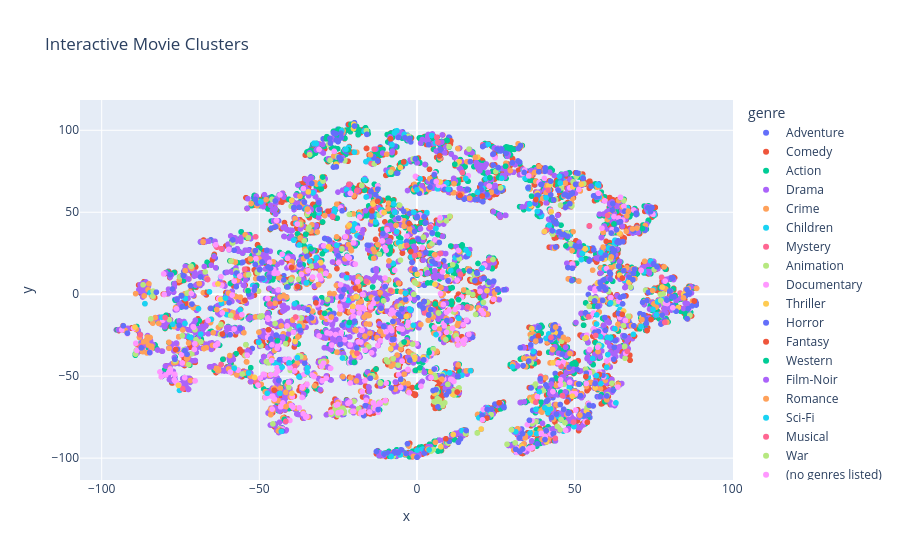

Notebook code for this chart:
### Code cell
# Make sure movies_df and embeddings_2d have the same number of rows
# (This assumes movies_df is the same one used to generate movie_embeddings)

tsne_df = pd.DataFrame({
    'x': embeddings_2d[:, 0],
    'y': embeddings_2d[:, 1],
    'genre': movies['genres'].str.split('|').str[0],
    'title': movies['title'].values  # <--- Add this line!
})

# Now run the plotly code again
import plotly.express as px

fig = px.scatter(
    tsne_df, 
    x='x', 
    y='y', 
    color='genre', 
    hover_data=['title'],
    title="Interactive Movie Clusters"
)
fig.show()

### Figure 1 — Plotly figure (JSON) as saved in the notebook; plotly's stock layout.template omitted (floating-point values rounded to 4 significant figures; data arrays with more than 128 entries replaced by an {"elided": "..."} marker saying what was removed)
{"data": [{"customdata": {"elided": "653x1 str values"}, "hovertemplate": "genre=Adventure<br>x=%{x}<br>y=%{y}<br>title=%{customdata[0]}<extra></extra>", "legendgroup": "Adventure", "marker": {"color": "#636efa", "symbol": "circle"}, "mode": "markers", "name": "Adventure", "showlegend": true, "type": "scattergl", "x": {"elided": "653 float values"}, "xaxis": "x", "y": {"elided": "653 float values"}, "yaxis": "y"}, {"customdata": {"elided": "2779x1 str values"}, "hovertemplate": "genre=Comedy<br>x=%{x}<br>y=%{y}<br>title=%{customdata[0]}<extra></extra>", "legendgroup": "Comedy", "marker": {"color": "#EF553B", "symbol": "circle"}, "mode": "markers", "name": "Comedy", "showlegend": true, "type": "scattergl", "x": {"elided": "2779 float values"}, "xaxis": "x", "y": {"elided": "2779 float values"}, "yaxis": "y"}, {"customdata": {"elided": "1828x1 str values"}, "hovertemplate": "genre=Action<br>x=%{x}<br>y=%{y}<br>title=%{customdata[0]}<extra></extra>", "legendgroup": "Action", "marker": {"color": "#00cc96", "symbol": "circle"}, "mode": "markers", "name": "Action", "showlegend": true, "type": "scattergl", "x": {"elided": "1828 float values"}, "xaxis": "x", "y": {"elided": "1828 float values"}, "yaxis": "y"}, {"customdata": {"elided": "2226x1 str values"}, "hovertemplate": "genre=Drama<br>x=%{x}<br>y=%{y}<br>title=%{customdata[0]}<extra></extra>", "legendgroup": "Drama", "marker": {"color": "#ab63fa", "symbol": "circle"}, "mode": "markers", "name": "Drama", "showlegend": true, "type": "scattergl", "x": {"elided": "2226 float values"}, "xaxis": "x", "y": {"elided": "2226 float values"}, "yaxis": "y"}, {"customdata": {"elided": "537x1 str values"}, "hovertemplate": "genre=Crime<br>x=%{x}<br>y=%{y}<br>title=%{customdata[0]}<extra></extra>", "legendgroup": "Crime", "marker": {"color": "#FFA15A", "symbol": "circle"}, "mode": "markers", "name": "Crime", "showlegend": true, "type": "scattergl", "x": {"elided": "537 float values"}, "xaxis": "x", "y": {"elided": "537 float values"}, "yaxis": "y"}, {"customdata": {"elided": "197x1 str values"}, "hovertemplate": "genre=Children<br>x=%{x}<br>y=%{y}<br>title=%{customdata[0]}<extra></extra>", "legendgroup": "Children", "marker": {"color": "#19d3f3", "symbol": "circle"}, "mode": "markers", "name": "Children", "showlegend": true, "type": "scattergl", "x": {"elided": "197 float values"}, "xaxis": "x", "y": {"elided": "197 float values"}, "yaxis": "y"}, {"customdata": [["Twelve Monkeys (a.k.a. 12 Monkeys) (1995)"], ["Seven (a.k.a. Se7en) (1995)"], ["Unforgettable (1996)"], ["Just Cause (1995)"], ["Underneath (1995)"], ["True Crime (1996)"], ["Rear Window (1954)"], ["Spellbound (1945)"], ["Absolute Power (1997)"], ["Stage Fright (1950)"], ["Saboteur (1942)"], ["Mortal Thoughts (1991)"], ["Stepford Wives, The (1975)"], ["Dead Again (1991)"], ["Pacific Heights (1990)"], ["Eyes of Laura Mars (1978)"], ["Jennifer 8 (1992)"], ["Memento (2000)"], ["Obsession (1976)"], ["Masquerade (1988)"], ["Cat o' Nine Tails, The (Gatto a nove code, Il) (1971)"], ["Vanishing, The (1993)"], ["Dressed to Kill (1980)"], ["Vanilla Sky (2001)"], ["Seconds (1966)"], ["Blow Out (1981)"], ["Truth About Charlie, The (2002)"], ["Andromeda Strain, The (1971)"], ["Shattered (1991)"], ["Secret Window (2004)"], ["Body Double (1984)"], ["Maltese Falcon, The (a.k.a. Dangerous Female) (1931)"], ["Fear X (2003)"], ["Sherlock Holmes: The Woman in Green (1945)"], ["Old Boy (2003)"], ["Bunny Lake Is Missing (1965)"], ["District 9 (2009)"], ["Buried (2010)"], ["Exam (2009)"], ["Super 8 (2011)"], ["Raven, The (2012)"], ["Enemy (2013)"], ["The Boy Next Door (2015)"], ["Narcopolis (2014)"], ["Death Note Rewrite: Genshisuru Kami (2007)"], ["Project X (1968)"], ["The Wailing (2016)"], ["Inferno (2016)"]], "hovertemplate": "genre=Mystery<br>x=%{x}<br>y=%{y}<br>title=%{customdata[0]}<extra></extra>", "legendgroup": "Mystery", "marker": {"color": "#FF6692", "symbol": "circle"}, "mode": "markers", "name": "Mystery", "showlegend": true, "type": "scattergl", "x": [-62.13, -38.81, -7.565, 22.8, 20.87, -57.1, -50.99, -74.33, 7.376, -66.37, 6.846, 41.0, -63.49, -14.81, -19.04, 22.4, 80.35, -50.23, 54.68, 49.64, 39.22, 77.58, 83.44, -51.17, -13.58, 18.32, 66.79, -21.56, 28.6, 13.77, 13.4, -87.76, -1.55, -54.67, -87.58, -59.6, -61.8, -13.67, -9.577, -46.59, 6.253, -26.78, 35.63, 14.41, 2.444, -1.589, 45.38, -14.52], "xaxis": "x", "y": [-42.88, -44.16, -96.47, 20.75, 91.24, -13.78, -53.62, -57.6, 24.85, 8.949, 31.66, 39.07, 28.85, -9.741, 63.17, -74.51, -0.08367, -55.55, 41.67, -78.01, -50.13, 10.34, 0.7315, 35.03, 88.51, 9.188, 50.77, 67.04, 77.97, 12.2, 61.14, -24.79, 19.48, 15.24, -31.92, -5.14, 5.918, 52.77, 40.04, -5.86, 95.68, 47.51, 72.17, 74.17, -11.41, 15.75, -27.23, 79.72], "yaxis": "y"}, {"customdata": {"elided": "298x1 str values"}, "hovertemplate": "genre=Animation<br>x=%{x}<br>y=%{y}<br>title=%{customdata[0]}<extra></extra>", "legendgroup": "Animation", "marker": {"color": "#B6E880", "symbol": "circle"}, "mode": "markers", "name": "Animation", "showlegend": true, "type": "scattergl", "x": {"elided": "298 float values"}, "xaxis": "x", "y": {"elided": "298 float values"}, "yaxis": "y"}, {"customdata": {"elided": "386x1 str values"}, "hovertemplate": "genre=Documentary<br>x=%{x}<br>y=%{y}<br>title=%{customdata[0]}<extra></extra>", "legendgroup": "Documentary", "marker": {"color": "#FF97FF", "symbol": "circle"}, "mode": "markers", "name": "Documentary", "showlegend": true, "type": "scattergl", "x": {"elided": "386 float values"}, "xaxis": "x", "y": {"elided": "386 float values"}, "yaxis": "y"}, {"customdata": [["Jade (1995)"], ["Safe (1995)"], ["Hideaway (1995)"], ["Red Rock West (1992)"], ["Blink (1994)"], ["Fugitive, The (1993)"], ["Malice (1993)"], ["Sliver (1993)"], ["Fear (1996)"], ["Shadow Conspiracy (1997)"], ["Sleepers (1996)"], ["Cape Fear (1991)"], ["Stranger in the House (1997)"], ["Hush (1998)"], ["Perfect Murder, A (1998)"], ["Dead Zone, The (1983)"], ["Frenzy (1972)"], ["Topaz (1969)"], ["Torn Curtain (1966)"], ["I Confess (1953)"], ["Sabotage (1936)"], ["Secret Agent (1936)"], ["Strangeland (1998)"], ["Arlington Road (1999)"], ["I Saw What You Did (1965)"], ["Ipcress File, The (1965)"], ["Bone Collector, The (1999)"], ["Coma (1978)"], ["Felicia's Journey (1999)"], ["Dead Calm (1989)"], ["Odessa File, The (1974)"], ["Eye of the Beholder (1999)"], ["Skulls, The (2000)"], ["Seven Days in May (1964)"], ["In Crowd, The (2000)"], ["Crush, The (1993)"], ["Bless the Child (2000)"], ["Gift, The (2000)"], ["Best Seller (1987)"], ["Cop (1988)"], ["Fourth Protocol, The (1987)"], ["15 Minutes (2001)"], ["Glass House, The (2001)"], ["Don't Say a Word (2001)"], ["Domestic Disturbance (2001)"], ["Panic Room (2002)"], ["High Crimes (2002)"], ["Swimfan (2002)"], ["Eyewitness (Janitor, The) (1981)"], ["Intact (Intacto) (2001)"], ["Tightrope (1984)"], ["Eye, The (Gin gwai) (Jian gui) (2002)"], ["Twisted (2004)"], ["Spartan (2004)"], ["Parallax View, The (1974)"], ["Manchurian Candidate, The (2004)"], ["Stay (2005)"], ["Across the Hall (2009)"], ["Best Offer, The (Migliore offerta, La) (2013)"], ["Bad Karma (2012)"], ["Blue Ruin (2013)"], ["A Most Wanted Man (2014)"], ["Felony (2013)"], ["Guest, The (2014)"], ["Who Am I (Kein System Ist Sicher) (2014)"], ["The Loft (2014)"], ["Kill Me Three Times (2014)"], ["Return to Sender (2015)"], ["Careful What You Wish For (2015)"], ["Colonia (2016)"], ["Spotlight (2015)"], ["Mojave (2015)"], ["Standoff (2016)"], ["10 Cloverfield Lane (2016)"], ["Hush (2016)"], ["The Maid's Room (2014)"], ["Don't Breathe (2016)"], ["Elle (2016)"], ["The Girl on the Train (2016)"], ["The Thinning (2016)"], ["Miss Sloane (2016)"], ["American Fable (2017)"], ["Tiger Raid (2016)"], ["Atomic Blonde (2017)"]], "hovertemplate": "genre=Thriller<br>x=%{x}<br>y=%{y}<br>title=%{customdata[0]}<extra></extra>", "legendgroup": "Thriller", "marker": {"color": "#FECB52", "symbol": "circle"}, "mode": "markers", "name": "Thriller", "showlegend": true, "type": "scattergl", "x": [-10.46, 35.28, 43.83, -39.73, 53.31, -42.63, 7.572, -25.62, -22.51, 53.65, -0.717, -19.31, -75.65, 11.49, 5.703, -20.37, 61.97, 64.11, 53.8, -3.379, 0.05193, 65.52, 36.83, -30.18, 57.2, -38.68, -5.282, -0.7446, -89.46, 45.79, -28.06, 38.16, -20.14, -34.46, 56.88, 67.22, -51.49, -13.95, -63.12, 43.47, 7.335, -20.04, 49.41, 41.78, 36.2, -3.328, 64.27, -21.5, -19.81, -39.67, 52.13, -11.45, -3.88, 22.19, 37.83, 42.57, -62.26, 82.88, -8.327, 19.73, 4.389, 33.17, 56.47, -34.22, 36.44, 13.35, 59.46, 41.09, 19.28, 49.27, -4.897, 58.78, 40.4, 11.24, 2.015, 1.196, 77.77, -30.5, 5.49, 20.35, 7.344, 43.1, 71.36, 84.58], "xaxis": "x", "y": [49.84, -39.57, -23.48, 57.31, 27.72, -25.75, -93.04, 79.38, 88.44, -26.59, -38.42, -1.527, -55.63, -85.58, 6.102, -7.403, 22.89, 37.25, -71.93, -13.56, 12.22, -10.24, -65.11, 71.5, 6.666, -28.86, 77.38, -39.59, -20.05, 37.64, 28.93, 61.67, 101.0, 62.43, 59.62, 7.371, -50.77, 55.01, 6.288, -24.08, 68.46, 103.7, 65.55, 66.29, 53.94, 50.95, 11.66, 42.16, -37.36, -60.41, 67.02, -9.714, 29.75, 2.165, -61.97, 50.33, -3.175, -8.128, -33.36, 58.77, -47.26, -92.78, -57.02, -8.275, -21.03, 80.85, 21.46, -90.13, 83.61, -62.25, -52.64, -49.07, 38.22, -61.07, -38.41, 62.96, 4.357, 19.25, -60.58, -82.24, -52.37, -41.84, -14.07, 0.02944], "yaxis": "y"}, {"customdata": {"elided": "468x1 str values"}, "hovertemplate": "genre=Horror<br>x=%{x}<br>y=%{y}<br>title=%{customdata[0]}<extra></extra>", "legendgroup": "Horror", "marker": {"color": "#636efa", "symbol": "circle"}, "mode": "markers", "name": "Horror", "showlegend": true, "type": "scattergl", "x": {"elided": "468 float values"}, "xaxis": "x", "y": {"elided": "468 float values"}, "yaxis": "y"}, {"customdata": [["Prophecy, The (1995)"], ["Candyman: Farewell to the Flesh (1995)"], ["Brazil (1985)"], ["Dracula (Bram Stoker's Dracula) (1992)"], ["Tales from the Darkside: The Movie (1990)"], ["Sleepy Hollow (1999)"], ["Ninth Gate, The (1999)"], ["Evil Dead, The (1981)"], ["Made in Heaven (1987)"], ["Last Wave, The (1977)"], ["Queen of the Damned (2002)"], ["Company of Wolves, The (1984)"], ["Videodrome (1983)"], ["Paperhouse (1988)"], ["Children of Dune (2003)"], ["Nightbreed (1990)"], ["Brigadoon (1954)"], ["Andalusian Dog, An (Chien andalou, Un) (1929)"], ["Topo, El (1970)"], ["Twilight Zone: The Movie (1983)"], ["Prince of Darkness (1987)"], ["Purgatory (1999)"], ["Ginger Snaps Back: The Beginning (2004)"], ["Survive Style 5+ (2004)"], ["7 Faces of Dr. Lao (1964)"], ["Silent Hill (2006)"], ["Night Listener, The (2006)"], ["Meshes of the Afternoon (1943)"], ["Troll 2 (1990)"], ["Snow White (1916)"], ["Nightmare on Elm Street, A (2010)"], ["Twilight Saga: Eclipse, The (2010)"], ["Heartless (2009)"], ["Red Riding Hood (2011)"], ["Troll Hunter, The (Trolljegeren) (2010)"], ["Insidious (2010)"], ["Insidious: Chapter 3 (2015)"], ["Fantastic Beasts and Where to Find Them (2016)"], ["Solace (2015)"], ["Miss Peregrine's Home for Peculiar Children (2016)"], ["Beauty and the Beast (2017)"], ["The Dark Tower (2017)"]], "hovertemplate": "genre=Fantasy<br>x=%{x}<br>y=%{y}<br>title=%{customdata[0]}<extra></extra>", "legendgroup": "Fantasy", "marker": {"color": "#EF553B", "symbol": "circle"}, "mode": "markers", "name": "Fantasy", "showlegend": true, "type": "scattergl", "x": [7.07, 22.16, -76.55, -19.51, 12.73, -54.56, -4.226, -56.28, 47.52, 65.1, 3.233, 20.71, -66.53, -39.78, 26.11, 13.67, -32.05, -43.27, -20.82, -12.48, -61.74, 72.96, 53.54, -47.09, -45.29, -14.31, 65.12, 68.99, -8.396, -28.13, 74.24, 9.125, 54.03, 37.71, -2.459, 38.49, 87.97, -37.86, 7.204, -0.6264, -1.968, 57.82], "xaxis": "x", "y": [-53.67, -75.63, -33.72, 3.707, -59.66, -3.731, 80.69, 10.82, -65.71, -12.27, -94.51, 59.88, 1.064, 16.35, -66.21, 60.28, -5.29, -83.11, 86.5, 56.66, -24.27, -22.19, -50.26, -21.65, -58.55, 50.88, 9.831, -25.54, 94.83, 50.62, -15.41, -88.2, -78.15, 57.74, 43.08, -25.32, -4.16, 4.593, 84.42, 23.54, 26.0, -48.97], "yaxis": "y"}, {"customdata": [["Wild Bill (1995)"], ["Wyatt Earp (1994)"], ["Bad Girls (1994)"], ["Pale Rider (1985)"], ["Alvarez Kelly (1966)"], ["High Plains Drifter (1973)"], ["Little Big Man (1970)"], ["Jeremiah Johnson (1972)"], ["Mackenna's Gold (1969)"], ["Rio Bravo (1959)"], ["One-Eyed Jacks (1961)"], ["Hombre (1967)"], ["She Wore a Yellow Ribbon (1949)"], ["Tom Horn (1980)"], ["Nevada Smith (1966)"], ["Winchester '73 (1950)"], ["Open Range (2003)"], ["Pat Garrett and Billy the Kid (1973)"], ["Appaloosa (2008)"], ["Winds of the Wasteland (1936)"], ["True Grit (2010)"], ["The Hateful Eight (2015)"], ["The Dark Valley (2014)"]], "hovertemplate": "genre=Western<br>x=%{x}<br>y=%{y}<br>title=%{customdata[0]}<extra></extra>", "legendgroup": "Western", "marker": {"color": "#00cc96", "symbol": "circle"}, "mode": "markers", "name": "Western", "showlegend": true, "type": "scattergl", "x": [-29.91, -21.83, 49.24, 3.381, 28.08, -19.82, -42.06, 3.839, 47.23, -4.082, 23.11, 71.5, 62.47, 13.18, -0.5185, -21.45, -53.57, -33.6, 45.64, -29.28, 0.9055, -44.26, 11.99], "xaxis": "x", "y": [71.49, 88.06, -42.5, 6.852, 78.08, -41.48, -76.34, -35.58, 29.44, -29.15, 71.13, 40.09, 42.87, -3.354, -46.49, -17.23, 2.127, 27.69, -59.69, -11.69, -44.91, -28.43, 79.28], "yaxis": "y"}, {"customdata": [["Suture (1993)"], ["Maltese Falcon, The (1941)"], ["Notorious (1946)"], ["Third Man, The (1949)"], ["Out of the Past (1947)"], ["Suspicion (1941)"], ["Angel Heart (1987)"], ["Kiss Me Deadly (1955)"], ["D.O.A. (1988)"], ["Pickup on South Street (1953)"], ["Undercurrent (1946)"], ["13 Tzameti (2005)"]], "hovertemplate": "genre=Film-Noir<br>x=%{x}<br>y=%{y}<br>title=%{customdata[0]}<extra></extra>", "legendgroup": "Film-Noir", "marker": {"color": "#ab63fa", "symbol": "circle"}, "mode": "markers", "name": "Film-Noir", "showlegend": true, "type": "scattergl", "x": [42.58, -79.77, -15.33, -65.28, -76.34, -42.53, 3.365, -24.53, 5.81, -20.18, -31.88, 47.02], "xaxis": "x", "y": [-54.81, -43.79, -56.59, -44.34, -29.82, -26.01, 13.06, -27.45, 40.11, 18.39, 17.57, -59.58], "yaxis": "y"}, {"customdata": [["Jack and Sarah (1995)"], ["Farewell to Arms, A (1932)"], ["Hustler White (1996)"], ["In Love and War (1996)"], ["Kama Sutra: A Tale of Love (1996)"], ["Love Jones (1997)"], ["Love and Other Catastrophes (1996)"], ["Temptress Moon (Feng Yue) (1996)"], ["Fall (1997)"], ["Life Less Ordinary, A (1997)"], ["Meet Joe Black (1998)"], ["Message in a Bottle (1999)"], ["Autumn Tale, An (Conte d'automne) (1998)"], ["Against All Odds (1984)"], ["Big Country, The (1958)"], ["House of Mirth, The (2000)"], ["Claim, The (2000)"], ["Cherry 2000 (1987)"], ["Angel Eyes (2001)"], ["Happy Accidents (2000)"], ["Enigma (2001)"], ["Brown Sugar (2002)"], ["Rio Grande (1950)"], ["He Loves Me... He Loves Me Not (À la folie... pas du tout) (2002)"], ["Open Hearts (Elsker dig for evigt) (2002)"], ["And Now... Ladies and Gentlemen... (2002)"], ["Dirty Dancing: Havana Nights (2004)"], ["Jetée, La (1962)"], ["Code 46 (2003)"], ["Raise Your Voice (2004)"], ["Emma (1996)"], ["Paris, I Love You (Paris, je t'aime) (2006)"], ["Adjustment Bureau, The (2011)"], ["Birdemic: Shock and Terror (2010)"], ["Upstream Color (2013)"], ["Before We Go (2014)"], ["'Tis the Season for Love (2015)"], ["Anything for Love (2016)"]], "hovertemplate": "genre=Romance<br>x=%{x}<br>y=%{y}<br>title=%{customdata[0]}<extra></extra>", "legendgroup": "Romance", "marker": {"color": "#FFA15A", "symbol": "circle"}, "mode": "markers", "name": "Romance", "showlegend": true, "type": "scattergl", "x": [51.66, 61.64, -29.26, 68.34, -16.5, -43.83, 46.46, 47.05, 84.5, 74.77, -14.77, 33.86, -25.38, 69.78, 79.26, 3.476, 43.96, 66.58, 67.07, -74.29, -37.05, 49.19, -8.892, 39.62, -41.5, -27.18, -34.73, -43.96, 7.89, -25.14, 71.35, 37.67, 13.52, 5.672, -46.03, 37.03, 78.39, 18.52], "xaxis": "x", "y": [-73.78, 22.72, 48.02, 39.82, -25.54, 10.04, -26.36, 67.81, -2.249, 2.192, 85.04, -39.04, -35.35, 40.37, -17.07, -94.51, -20.06, 47.75, 50.47, -21.8, 34.33, 26.59, 20.33, -71.98, -68.54, -13.91, 51.96, -83.36, -51.77, -65.97, -15.52, -28.6, 25.91, 24.12, -39.32, -62.66, 16.67, 83.54], "yaxis": "y"}, {"customdata": [["Island of Dr. Moreau, The (1996)"], ["Sphere (1998)"], ["2010: The Year We Make Contact (1984)"], ["Meteor (1979)"], ["It Came from Outer Space (1953)"], ["Earth vs. the Flying Saucers (1956)"], ["Zone 39 (1997)"], ["Mission to Mars (2000)"], ["Retroactive (1997)"], ["Runaway (1984)"], ["Battle Beyond the Stars (1980)"], ["When Worlds Collide (1951)"], ["Angry Red Planet, The (1959)"], ["Incredible Shrinking Man, The (1957)"], ["Brainstorm (1983)"], ["20 Million Miles to Earth (1957)"], ["Time After Time (1979)"], ["Android (1982)"], ["Beginning of the End (1957)"], ["Amazing Transparent Man, The (1960)"], ["Alien from L.A. (1988)"], ["Boy and His Dog, A (1975)"], ["Robot Jox (1990)"], ["This Island Earth (1955)"], ["Final Cut, The (2004)"], ["Robinson Crusoe on Mars (1964)"], ["Futureworld (1976)"], ["Brave New World (1998)"], ["Babylon 5"], ["Babylon 5: The Gathering (1993)"], ["Stargate: Continuum (2008)"], ["Babylon 5: The Legend of the Rangers: To Live and Die in Starlight (2002)"], ["Babylon 5: The Lost Tales - Voices in the Dark (2007)"], ["Timecrimes (Cronocrímenes, Los) (2007)"], ["Push (2009)"], ["Cargo (2009)"], ["Skyline (2010)"], ["Limitless (2011)"], ["Contagion (2011)"], ["Atomic Submarine, The (1959)"], ["Sharknado (2013)"], ["Interstellar (2014)"], ["Dawn of the Planet of the Apes (2014)"], ["Signal, The (2014)"], ["Autómata (Automata) (2014)"], ["Omega Doom (1996)"], ["Paradox (2010)"], ["Oblivion 2: Backlash (1996)"], ["Project Almanac (2015)"], ["Idaho Transfer (1973)"], ["Doctor Who: A Christmas Carol (2010)"], ["Doctor Who: The Runaway Bride (2007)"], ["Buck Rogers in the 25th Century (1979)"], ["Webmaster (1998)"], ["ARQ (2016)"], ["Arrival (2016)"], ["Saturn 3 (1980)"], ["Guyver: Dark Hero (1994)"], ["Seven Sisters (2017)"], ["Blade Runner 2049 (2017)"], ["2048: Nowhere to Run (2017)"], ["The Darkest Minds (2018)"]], "hovertemplate": "genre=Sci-Fi<br>x=%{x}<br>y=%{y}<br>title=%{customdata[0]}<extra></extra>", "legendgroup": "Sci-Fi", "marker": {"color": "#19d3f3", "symbol": "circle"}, "mode": "markers", "name": "Sci-Fi", "showlegend": true, "type": "scattergl", "x": [38.16, -22.53, -69.29, 3.836, 40.92, 56.93, 41.78, 36.88, -38.78, 16.41, 60.53, -50.21, -34.81, 15.46, -40.57, 40.58, -65.82, 10.34, 9.939, -19.85, -7.41, -53.42, 57.03, -0.04557, -60.73, 45.17, 19.15, 56.97, -49.5, 63.1, 22.59, -16.64, -7.942, -47.5, 1.001, -1.045, 55.7, 13.27, -22.35, 38.79, -8.197, -42.78, -73.57, 20.67, 68.64, 10.74, 35.75, 37.74, 6.033, 58.16, -34.81, -37.93, 60.41, 35.86, 61.38, -80.97, 45.43, 6.017, -23.62, -43.01, 45.72, -57.98], "xaxis": "x", "y": [50.56, 88.42, -8.813, -94.97, 58.88, -49.6, -70.47, -34.94, -5.816, 24.86, -36.85, -29.28, -47.45, 70.56, -41.88, -69.38, 1.455, -47.91, 64.1, 86.62, 55.1, -48.06, -12.6, 63.75, -2.413, 71.89, 62.16, -18.2, 56.31, -66.28, 91.52, 69.97, 91.19, -60.44, 70.36, 50.03, -39.19, -14.69, 10.01, -59.59, -98.98, -44.53, -17.84, 15.93, -24.51, 14.47, 55.03, -70.24, -24.64, -25.86, -44.9, -38.64, -26.31, -84.66, -5.331, -13.98, 67.82, 40.09, -38.91, -83.67, -44.57, -45.21], "yaxis": "y"}, {"customdata": [["American in Paris, An (1951)"], ["Meet Me in St. Louis (1944)"], ["Gigi (1958)"], ["Inspector General, The (1949)"], ["Sound of Music, The (1965)"], ["Broadway Melody, The (1929)"], ["Tommy (1975)"], ["South Pacific (1958)"], ["Happy Go Lovely (1951)"], ["Gypsy (1962)"], ["Unsinkable Molly Brown, The (1964)"], ["Fantasticks, The (1995)"], ["Calamity Jane (1953)"], ["Love Me Tender (1956)"], ["Breakin' 2: Electric Boogaloo (1984)"], ["Silk Stockings (1957)"], ["From Justin to Kelly (2003)"], ["Jolson Story, The (1946)"], ["Oklahoma! (1955)"], ["Gold Diggers of 1933 (1933)"], ["Easter Parade (1948)"], ["Moonwalker (1988)"], ["Cats (1998)"]], "hovertemplate": "genre=Musical<br>x=%{x}<br>y=%{y}<br>title=%{customdata[0]}<extra></extra>", "legendgroup": "Musical", "marker": {"color": "#FF6692", "symbol": "circle"}, "mode": "markers", "name": "Musical", "showlegend": true, "type": "scattergl", "x": [-16.09, -41.6, -79.89, 78.59, 16.02, 60.44, 6.6, -8.34, 43.88, 46.1, -19.03, -62.06, 66.73, 45.69, 41.63, 37.7, 42.5, -3.242, -38.52, -0.7603, 4.168, 54.42, 56.69], "xaxis": "x", "y": [7.856, -77.48, -14.24, -17.18, -7.747, 47.95, 92.72, 2.372, -87.89, -61.85, -36.05, 27.76, -34.84, -44.04, 63.49, -65.88, -26.33, 29.77, -13.92, 23.5, 40.88, -13.8, -25.19], "yaxis": "y"}, {"customdata": [["Pork Chop Hill (1959)"], ["Run Silent Run Deep (1958)"], ["Objective, Burma! (1945)"], ["Battle for Haditha (2007)"]], "hovertemplate": "genre=War<br>x=%{x}<br>y=%{y}<br>title=%{customdata[0]}<extra></extra>", "legendgroup": "War", "marker": {"color": "#B6E880", "symbol": "circle"}, "mode": "markers", "name": "War", "showlegend": true, "type": "scattergl", "x": [-1.364, -59.09, 26.53, 6.848], "xaxis": "x", "y": [-30.47, -12.97, 64.85, -11.49], "yaxis": "y"}, {"customdata": [["La cravate (1957)"], ["Ben-hur (2016)"], ["Pirates of the Caribbean: Dead Men Tell No Tales (2017)"], ["Superfast! (2015)"], ["Let It Be Me (1995)"], ["Trevor Noah: African American (2013)"], ["Guardians (2016)"], ["Green Room (2015)"], ["The Brand New Testament (2015)"], ["Hyena Road"], ["The Adventures of Sherlock Holmes and Doctor Watson"], ["A Cosmic Christmas (1977)"], ["Grease Live (2016)"], ["Noin 7 veljestä (1968)"], ["Paterson"], ["Ali Wong: Baby Cobra (2016)"], ["A Midsummer Night's Dream (2016)"], ["The Forbidden Dance (1990)"], ["Ethel & Ernest (2016)"], ["Whiplash (2013)"], ["The OA"], ["Lemonade (2016)"], ["Cosmos"], ["Maria Bamford: Old Baby"], ["Death Note: Desu nôto (2006–2007)"], ["Generation Iron 2"], ["T2 3-D: Battle Across Time (1996)"], ["The Godfather Trilogy: 1972-1990 (1992)"], ["The Adventures of Sherlock Holmes and Doctor Watson: The Hunt for the Tiger (1980)"], ["The Putin Interviews (2017)"], ["Black Mirror"], ["Too Funny to Fail: The Life and Death of The Dana Carvey Show (2017)"], ["Serving in Silence: The Margarethe Cammermeyer Story (1995)"], ["A Christmas Story Live! (2017)"]], "hovertemplate": "genre=(no genres listed)<br>x=%{x}<br>y=%{y}<br>title=%{customdata[0]}<extra></extra>", "legendgroup": "(no genres listed)", "marker": {"color": "#FF97FF", "symbol": "circle"}, "mode": "markers", "name": "(no genres listed)", "showlegend": true, "type": "scattergl", "x": [-21.11, 56.41, -51.09, 6.083, 8.083, 20.79, 71.08, -5.175, -37.97, 38.15, -25.01, -70.43, 64.52, 62.48, -89.18, -2.512, -59.69, 50.3, -56.2, -59.19, -17.65, 44.78, -17.5, 81.12, -21.88, 13.14, -19.57, -45.99, 16.45, 35.43, -25.13, -46.09, -44.23, 57.59], "xaxis": "x", "y": [61.55, 2.034, 21.69, 68.67, 13.67, -76.65, 14.52, -56.88, 42.8, -62.52, -72.36, -30.17, 59.09, 47.38, -29.93, -59.99, 27.37, -70.72, 10.99, -47.5, -21.94, -41.84, -72.05, -8.271, -66.64, 26.69, 18.36, -30.84, -24.51, 72.22, -67.22, -40.45, 12.91, 61.58], "yaxis": "y"}], "layout": {"legend": {"title": {"text": "genre"}, "tracegroupgap": 0}, "title": {"text": "Interactive Movie Clusters"}, "xaxis": {"anchor": "y", "domain": [0, 1], "title": {"text": "x"}}, "yaxis": {"anchor": "x", "domain": [0, 1], "title": {"text": "y"}}}}
